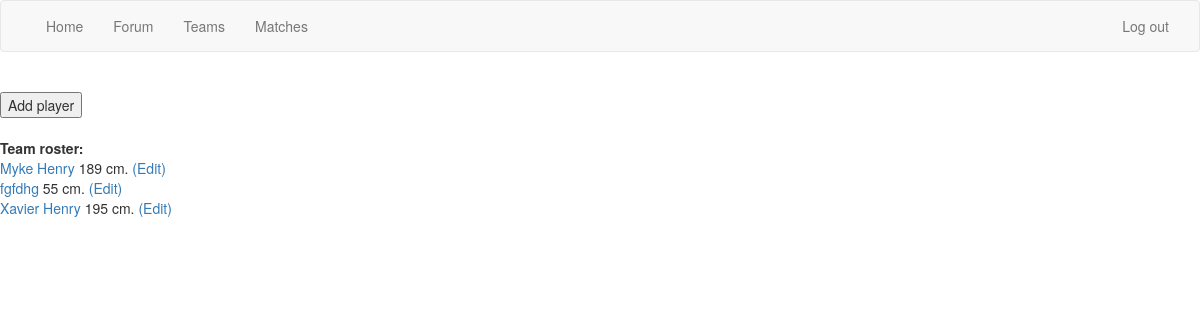
The page /teams/summary/1/ (signed in) on the database as committed earlier.
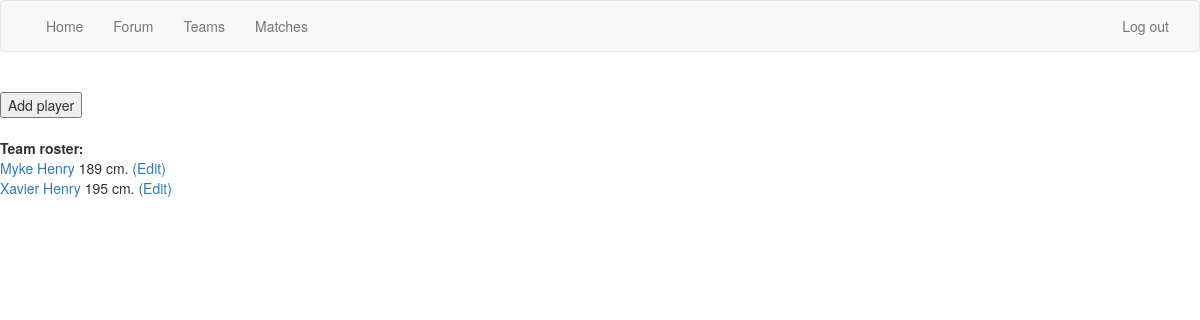
The same page on the database as committed later.
### newsfeed/models.py (models this page shows, shortened)
class Player(models.Model):
    name = models.CharField(max_length=50)
    height = models.IntegerField(validators=[MinValueValidator(0)])
    bDay = models.DateTimeField()
    team = models.ForeignKey(Team, related_name="players", blank=True, null=True)

### newsfeed/views.py (the view)
# urls.py: url(r'^teams/summary/(?P<pk>\d+)/$', views.team_summary, name="team_summary"),
def team_summary(request, pk):
    team = get_object_or_404(Team, pk=pk)
    team_players = Player.objects.filter(team=pk)
    return render(request, 'teams/team_summary.html', {
        'team': team,
        'team_players':team_players
    })

### newsfeed/templates/teams/team_summary.html (shortened to what this page needs)
{% extends 'teams/base.html' %}
{% block content %}
    {% if user.is_superuser %}
        <form action="{% url 'add_player' %}">
            <input type="submit" value="Add player" />
        </form>
    {% endif %}
    <b> Team roster: </b>
    {% for player in team_players %}
    <div>
        <span>
            <a href="{% url 'player_summary' pk=player.pk %}">{{ player.name }}</a>
            {{ player.height }} cm.
            {% if user.is_superuser %}
                <a href="{% url 'edit_player' pk=player.pk %}"> (Edit) </a>
            {% endif %}
        </span>
    </div>
    {% endfor %}
{% endblock %}

Rows that differ between the two databases and show on the page:
no longer on this page (row edited): Player: name "fgfdhg", height "55"
